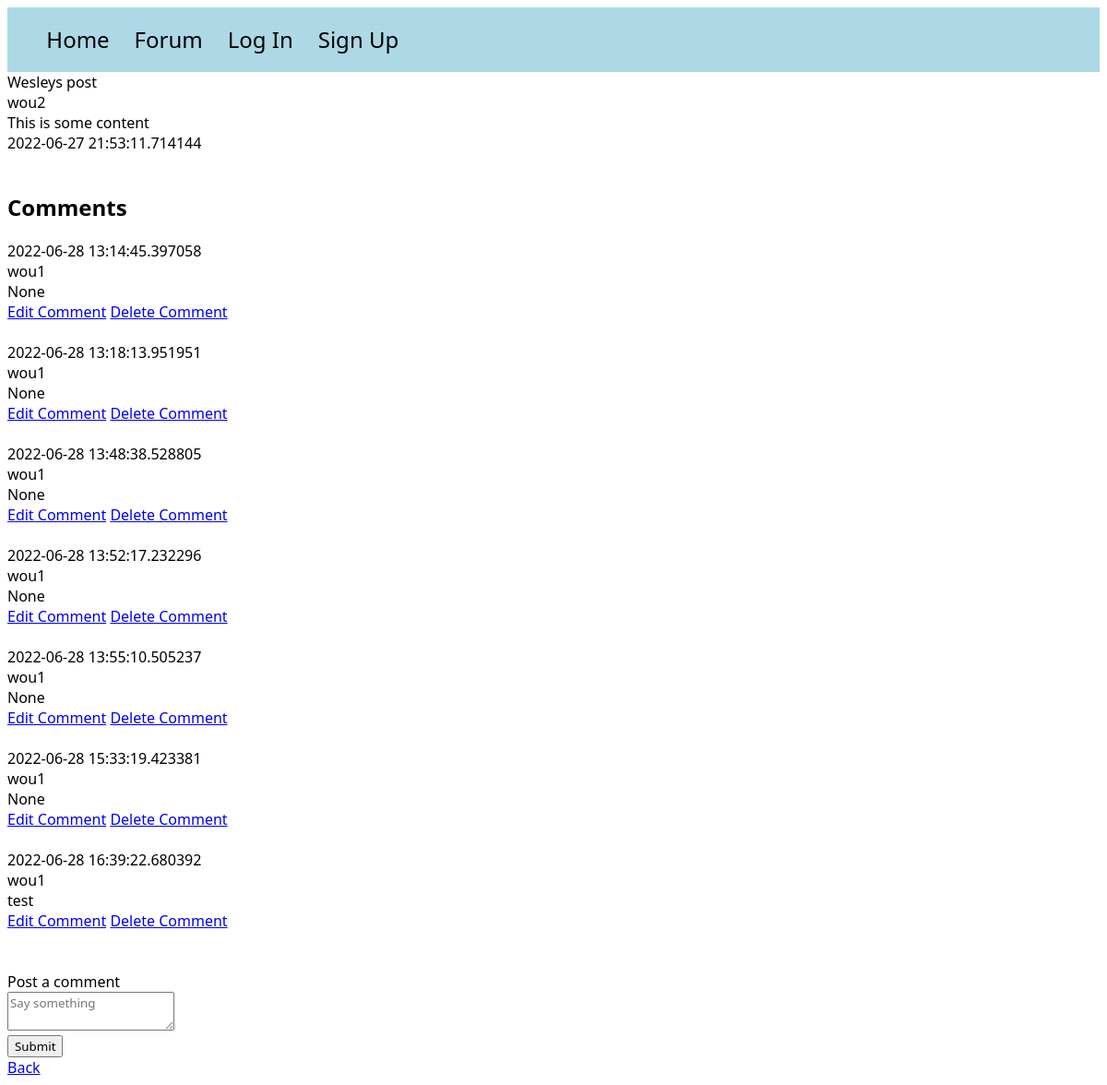
/posts/3, run on an earlier commit of the app's database.
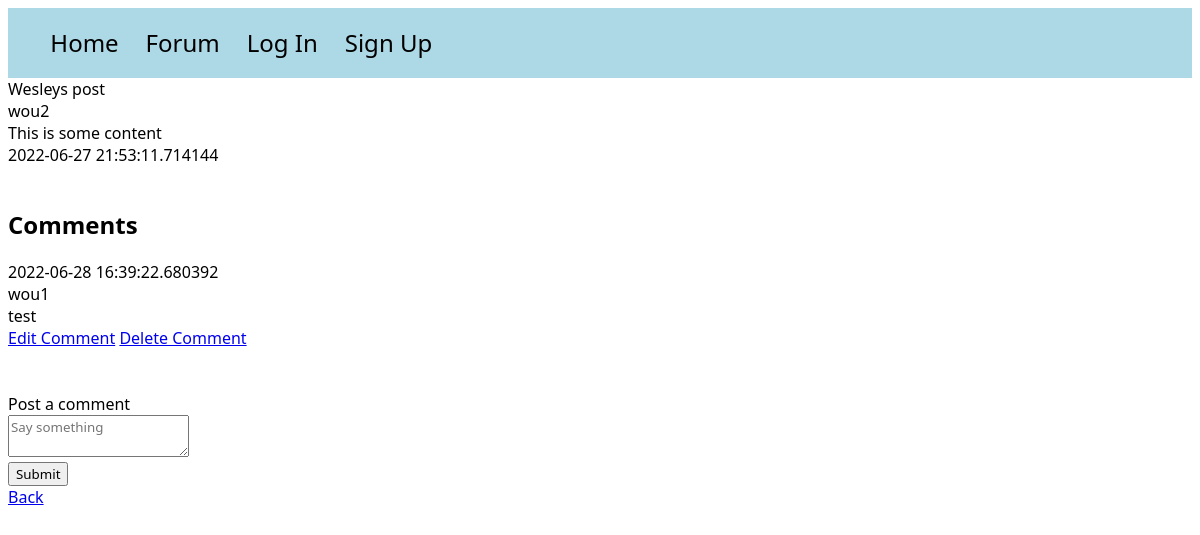
And on a later commit of the database.
### models.py (models this page shows)
class Post(db.Model):
    id = db.Column(db.Integer, primary_key=True)
    title = db.Column(db.String(100))
    content = db.Column(db.Text)
    poster_id = db.Column(db.Integer, db.ForeignKey(User.id))
    date_posted = db.Column(db.DateTime, default=datetime.utcnow)
    slug = db.Column(db.String(256))
    comments = db.relationship('Comment', backref='commented_post')

class User(UserMixin, db.Model):
    id = db.Column(db.Integer, primary_key=True)
    email = db.Column(db.String(100), unique=True)
    password = db.Column(db.String(100))
    name = db.Column(db.String(1000))
    last_seen = db.Column(db.String(100))
    posts = db.relationship('Post', backref='poster')

class Comment(db.Model):
    id = db.Column(db.Integer, primary_key=True)
    author_id = db.Column(db.Integer, db.ForeignKey(User.id))
    author_name = db.relationship('User', backref='comment_poster')
    content = db.Column(db.Text)
    timestamp = db.Column(db.DateTime, default=datetime.utcnow)
    post_id = db.Column(db.Integer, db.ForeignKey(Post.id))

### app.py (the view)
@app.route('/posts/<int:id>')
def post(id):
    post = Post.query.get_or_404(id)
    comments = Comment.query.order_by(Comment.timestamp)
    return render_template("post.html", post=post, comments=comments)

### templates/post.html (shortened to what this page needs)
<!DOCTYPE html>
<html lang="en">
<head>
</head>
<link rel="stylesheet" href="/static/style.css">
<body>
<div id="navbar">
    <ul>
        <a href="{{ url_for('home') }}"><li>Home</li></a>
        <a href="{{ url_for('posts') }}"><li>Forum</li></a>
         {% if not current_user.is_authenticated %}
        <a href="{{ url_for('auth.login') }}"><li>Log In</li></a> <a href="{{ url_for('auth.signup') }}"><li>Sign Up</li></a>
        {% endif %}
    </ul>
</div>
{{ post.title }}<br>
{{ post.poster.name }}<br>
{{ post.content }}<br>
{{ post.date_posted }}<br><br>
<div id="comment-container">
    <h2>Comments</h2>
    {% for comment in comments %}
        {{ comment.timestamp }} <br>
        {{ comment.author_name.name }} <br>
        {{ comment.content }} <br>
        <a href="{{ url_for('edit_comment', id=comment.id) }}">Edit Comment</a>
        <a href="{{ url_for('delete_comment', id=comment.id) }}">Delete Comment</a>
        <br>
        <br>
    {% endfor %}
</div>
<br>
<div id="add-comment-container">
    <form class="comment-form" action="{{ url_for('post_comment', id=post.id) }}" method="post">
        <label for="comment-content">Post a comment</label>
        <div class="field">
            <textarea id="comment-content" name="comment_body" placeholder="Say something"></textarea>
        </div>
        <input type="submit">
    </form>
</div>
<a href="{{ url_for('posts') }}">Back</a>
</body>
</html>

### static/style.css (style rules this page uses)
* { font-family: Segoe UI; }
#navbar { background-color: lightblue; padding: 0.2%; }
li { font-size: 1.5em; text-decoration: none; color: black; display: inline-block; padding-right: 2%; }

What changed in the data, as far as the page shows it:
removed Comment: timestamp "2022-06-28 13:14:45.397058", author_name.name "wou1", content "None"
removed Comment: timestamp "2022-06-28 13:18:13.951951", author_name.name "wou1", content "None"
removed Comment: timestamp "2022-06-28 13:48:38.528805", author_name.name "wou1", content "None"
removed Comment: timestamp "2022-06-28 13:52:17.232296", author_name.name "wou1", content "None"
removed Comment: timestamp "2022-06-28 13:55:10.505237", author_name.name "wou1", content "None"
removed Comment: timestamp "2022-06-28 15:33:19.423381", author_name.name "wou1", content "None"
